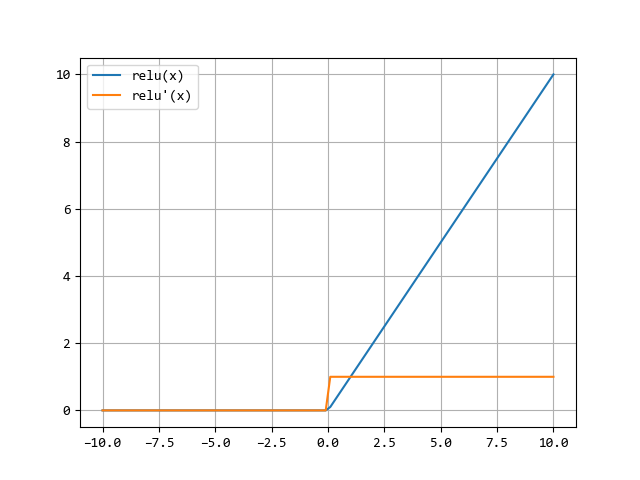

Reproduce this figure in Python.
import matplotlib.pyplot as plt
import numpy as np
plt.rcParams["font.family"] = "Consolas"

def relu(x):
    return np.maximum(0, x)

def relu_derivative(x):
    return 1. * (x > 0)


x = np.linspace(-10, 10, 100)

fig, ax = plt.subplots()
ax.plot(x, relu(x), label="relu(x)")
ax.plot(x, relu_derivative(x), label="relu'(x)")
ax.grid(True)
ax.legend()

plt.show()
